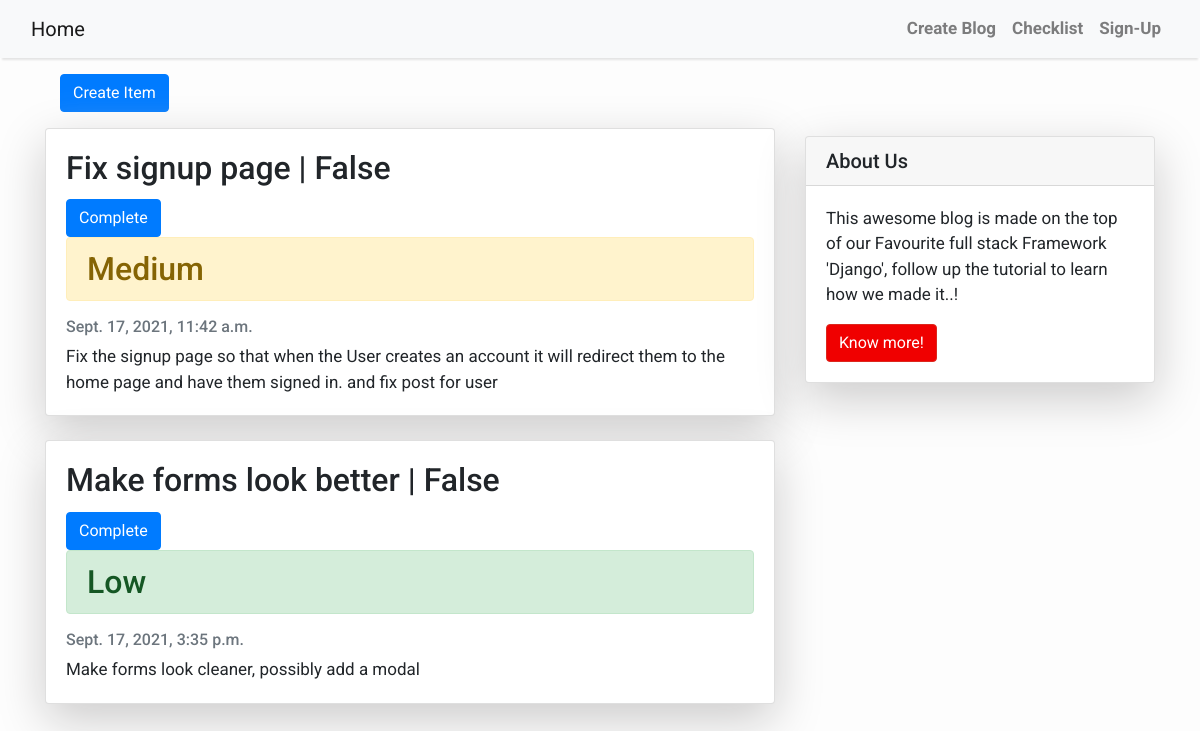
The app's page /checklist/ with its own data.
### checklist/models.py (models this page shows, shortened)
class CheckList(models.Model):
    title = models.CharField(max_length=100, blank=True)
    description = models.TextField(max_length=150, blank=False)
    status = models.IntegerField(choices=URGENCY, default=0)
    completed = models.BooleanField(default=False)
    created_on = models.DateTimeField(auto_now_add=True)

### checklist/views.py (the view)
# urls.py: path('', views.CheckListView.as_view(), name='checklist'),
class CheckListView(generic.ListView):
    queryset = CheckList.objects.all()
    template_name = 'checklist/checklist.html'

### checklist/templates/checklist/checklist.html (shortened to what this page needs)
{% extends 'blogs/base.html' %}
{%block content%}
<div class="container">
  <div class="col-md-8 mt-3 left">
    <a class="btn btn-primary" href="{% url 'create' %}">Create Item</a>
  </div>
</div>
<div class="container">
    <div class="row">
        <div class="col-md-8 mt-3 left">
            {% for post in checklist_list %}
            <div class="card mb-4">
                <div class="card-body">
                    <h2 class="card-title">{{ post.title }} | {{ post.completed }}</h2>
                    <a type=submit class="btn btn-primary" href="{% url 'update' post.id%}">Complete</a>
                    {% if post.status == 0 %}
                        <h2 class="card-title alert alert-success" role="alert">{{post.get_status_display}}</h2>
                    {% elif post.status == 1 %}
                        <h2 class="card-title alert alert-warning" role="alert">{{post.get_status_display}}</h2>
                    {% elif post.status == 2 %}
                        <h2 class="card-title alert alert-danger" role="alert">{{post.get_status_display}}</h2>
                    {% endif %}
                    <p class="card-text text-muted h6">{{ post.created_on}} </p>
                    <p class="card-text">{{ post.description }}</p>
                </div>
            </div>
            {% endfor %}
        </div>
        {% block sidebar %} {% include 'blogs/sidebar.html' %} {% endblock sidebar %}
    </div>
</div>
{%endblock%}

### blogs/templates/blogs/base.html (style rules this page uses)
body { font-family: "Roboto", sans-serif; font-size: 17px; background-color: #fdfdfd; }

### blogs/templates/blogs/sidebar.html (style rules this page uses)
.card { box-shadow: 0 16px 48px #cccbcb; }

### records on screen
CheckList: title "Fix signup page", completed "False", status "Medium", created_on "Sept. 17, 2021, 11:42 a.m.", description "Fix the signup page so that when the User creates an account it will redirect them to the home page and have them signed in. and fix post for user"
CheckList: title "Make forms look better", completed "False", status "Low", created_on "Sept. 17, 2021, 3:35 p.m.", description "Make forms look cleaner, possibly add a modal"
